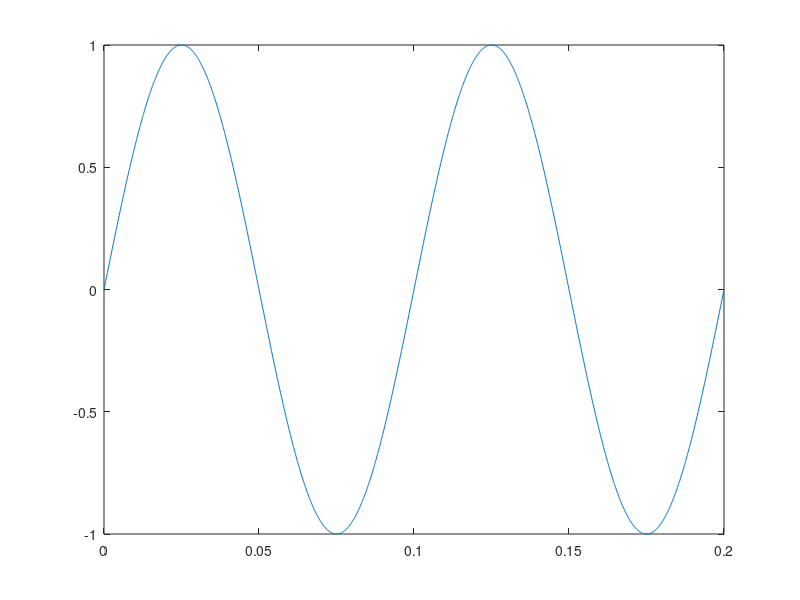

The MATLAB source for this figure:
Fs = 10000;
Ts = 1/Fs;
f=10;
nTs = 0:Ts:1;

x = sin(2*pi*f*nTs);

plot(nTs,x);



%plot n cycles.

n = 2;
T = 1/f;

nc = 0:Ts:n*T;
y = x(1:length(nc));

plot(nc,y);